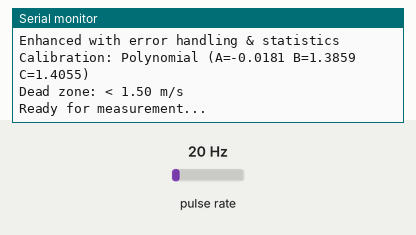
The sketch below on a simulated ESP32. On the bench: the last lines printed to the serial monitor. Wiring (inferred from the names in the program): pulse sensor: data GPIO 15. The inputs (shaded band) are chosen by the test bench; at power-on: pulse rate 20 Hz.

Above: at 1.2 s.
1.3 s: pulse rate (sensor on GPIO 15) set to 4 Hz
At 3.5 s:
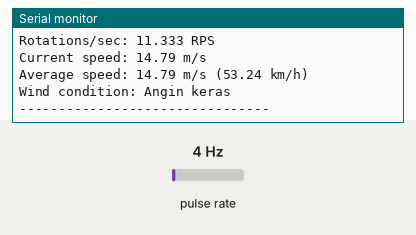
4.3 s: pulse rate (sensor on GPIO 15) set to 50 Hz
At 6.7 s:
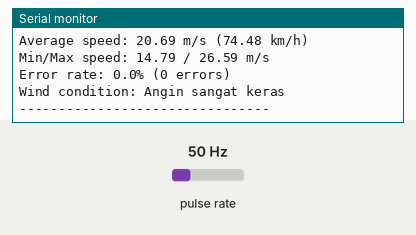
7.3 s: pulse rate (sensor on GPIO 15) set to 100 Hz
At 9.9 s:
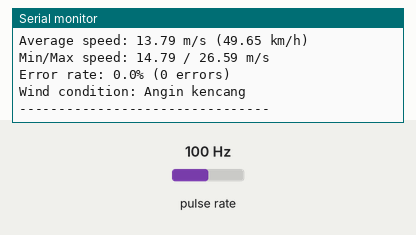
Timing chart, 0 to 11.4 s (numbered marks = the images above; inputs shaded):
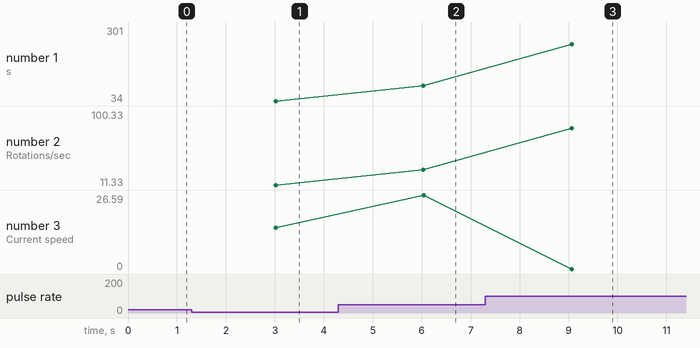

Measured:
- after the input at 1.3 s, the serial monitor: prints a new line after 1.7 s (image 1)
- after the input at 4.3 s, the serial monitor: prints a new line after 1.7 s (image 2)
- after the input at 7.3 s, the serial monitor: prints a new line after 1.8 s (image 3)
- plotted number 1: 34 → 89 after the input at 4.3 s, 89 → 301 after the input at 7.3 s
- plotted number 2: 11.33 → 29.67 after the input at 4.3 s, 29.67 → 100.33 after the input at 7.3 s
- plotted number 3: 14.79 → 26.59 after the input at 4.3 s

The sketch:

Anemometer.ino
```cpp
// Pin configuration
#define ANEMOMETER_PIN 15
#define SAMPLE_TIME 3000  // Sample every 3 seconds

// Pulse counting variables
volatile unsigned int pulseCount = 0;
volatile unsigned long lastPulseTime = 0;
unsigned long lastSampleTime = 0;

// Wind speed variables
float currentWindSpeed = 0.0;
float avgWindSpeed = 0.0;
float maxWindSpeed = 0.0;
float minWindSpeed = 999.0;
float lastRPS = 0.0;

// Averaging system
const int avgSamples = 5;
float windSpeedArray[avgSamples];
int avgIndex = 0;
bool arrayFilled = false;

// Polynomial calibration coefficients
const float POLY_A = -0.0181;
const float POLY_B = 1.3859;
const float POLY_C = 1.4055;

// Thresholds
const float DEAD_ZONE = 1.5;     // Below this = 0 m/s
const float MAX_REASONABLE = 50.0; // Above this = sensor error
const unsigned long PULSE_TIMEOUT = 5000; // 5s without pulse = no wind

// Statistics
unsigned long totalSamples = 0;
unsigned long errorCount = 0;

void IRAM_ATTR pulseCounter() {
  pulseCount++;
  lastPulseTime = millis();
}

void setup() {
  Serial.begin(115200);
  Serial.println("=== Anemometer Advanced Test ===");
  Serial.println("Enhanced with error handling & statistics");

  pinMode(ANEMOMETER_PIN, INPUT_PULLUP);
  attachInterrupt(digitalPinToInterrupt(ANEMOMETER_PIN), pulseCounter, FALLING);

  // Initialize arrays
  for (int i = 0; i < avgSamples; i++) {
    windSpeedArray[i] = 0.0;
  }

  lastSampleTime = millis();
  lastPulseTime = millis();

  Serial.println("Calibration: Polynomial (A=" + String(POLY_A, 4) +
                " B=" + String(POLY_B, 4) + " C=" + String(POLY_C, 4) + ")");
  Serial.println("Dead zone: < " + String(DEAD_ZONE) + " m/s");
  Serial.println("Ready for measurement...\n");
}

void loop() {
  // Check if sampling time reached
  if (millis() - lastSampleTime >= SAMPLE_TIME) {
    calculateWindSpeed();
    displayResults();
    resetCounters();
  }

  // Check for sensor timeout (no pulse for too long)
  if (millis() - lastPulseTime > PULSE_TIMEOUT && pulseCount == 0) {
    // Probably no wind or sensor disconnected
    currentWindSpeed = 0.0;
  }

  delay(50); // Reduced delay for better responsiveness
}

void calculateWindSpeed() {
  // Safely disable interrupt
  detachInterrupt(digitalPinToInterrupt(ANEMOMETER_PIN));

  // Store pulse count for calculation
  unsigned int currentPulseCount = pulseCount;

  // Calculate RPS
  lastRPS = (float)currentPulseCount * 1000.0 / SAMPLE_TIME;

  // Apply polynomial calibration
  float rawSpeed = (POLY_A * lastRPS * lastRPS) + (POLY_B * lastRPS) + POLY_C;

  // Validation & filtering
  if (rawSpeed <= DEAD_ZONE) {
    currentWindSpeed = 0.0;
  } else if (rawSpeed > MAX_REASONABLE) {
    // Probable sensor error - use last valid reading
    currentWindSpeed = (avgWindSpeed > 0) ? avgWindSpeed : 0.0;
    errorCount++;
    Serial.println("WARNING: Unreasonable reading detected!");
  } else {
    currentWindSpeed = rawSpeed;
  }

  // Update statistics
  if (currentWindSpeed > maxWindSpeed) maxWindSpeed = currentWindSpeed;
  if (currentWindSpeed < minWindSpeed && currentWindSpeed > 0) minWindSpeed = currentWindSpeed;

  // Moving average calculation
  windSpeedArray[avgIndex] = currentWindSpeed;
  avgIndex = (avgIndex + 1) % avgSamples;

  // Mark array as filled after first cycle
  if (avgIndex == 0 && !arrayFilled) {
    arrayFilled = true;
  }

  // Calculate average (only use filled slots initially)
  int samplesToUse = arrayFilled ? avgSamples : avgIndex;
  avgWindSpeed = 0.0;
  for (int i = 0; i < samplesToUse; i++) {
    avgWindSpeed += windSpeedArray[i];
  }
  avgWindSpeed /= samplesToUse;

  totalSamples++;

  // Re-enable interrupt
  attachInterrupt(digitalPinToInterrupt(ANEMOMETER_PIN), pulseCounter, FALLING);
}

void displayResults() {
  Serial.println("=== Wind Measurement Results ===");
  Serial.printf("Sample #%lu | Pulse count (%ds): %u\n",
                totalSamples, SAMPLE_TIME/1000, pulseCount);

  Serial.printf("Rotations/sec: %.3f RPS\n", lastRPS);
  Serial.printf("Current speed: %.2f m/s\n", currentWindSpeed);
  Serial.printf("Average speed: %.2f m/s (%.2f km/h)\n",
                avgWindSpeed, avgWindSpeed * 3.6);

  // Statistics
  if (totalSamples > 1) {
    Serial.printf("Min/Max speed: %.2f / %.2f m/s\n", minWindSpeed, maxWindSpeed);
    Serial.printf("Error rate: %.1f%% (%lu errors)\n",
                  (errorCount * 100.0 / totalSamples), errorCount);
  }

  Serial.printf("Wind condition: %s\n", getWindCondition(avgWindSpeed).c_str());

  // Sensor health check
  if (millis() - lastPulseTime > PULSE_TIMEOUT) {
    Serial.println("⚠️  No recent pulses detected");
  }

  Serial.println("--------------------------------\n");
}

void resetCounters() {
  pulseCount = 0;
  lastSampleTime = millis();
}

String getWindCondition(float speed) {
  // Enhanced Beaufort scale with more precision
  if (speed < 0.3) return "Tenang";
  else if (speed < 1.5) return "Sepoi-sepoi ringan";
  else if (speed < 3.3) return "Sepoi-sepoi sedang";
  else if (speed < 5.4) return "Angin pelan";
  else if (speed < 7.9) return "Angin sedang";
  else if (speed < 10.7) return "Angin agak kencang";
  else if (speed < 13.8) return "Angin kencang";
  else if (speed < 17.1) return "Angin keras";
  else if (speed < 20.7) return "Angin sangat keras";
  else return "Badai";
}

// Calibration helper function
void printCalibrationData() {
  Serial.println("\n=== Calibration Data Helper ===");
  Serial.println("RPS\tPredicted_Speed");
  for (float rps = 0; rps <= 10; rps += 0.5) {
    float speed = (POLY_A * rps * rps) + (POLY_B * rps) + POLY_C;
    Serial.printf("%.1f\t%.2f\n", rps, speed);
  }
  Serial.println("===============================\n");
}
```
